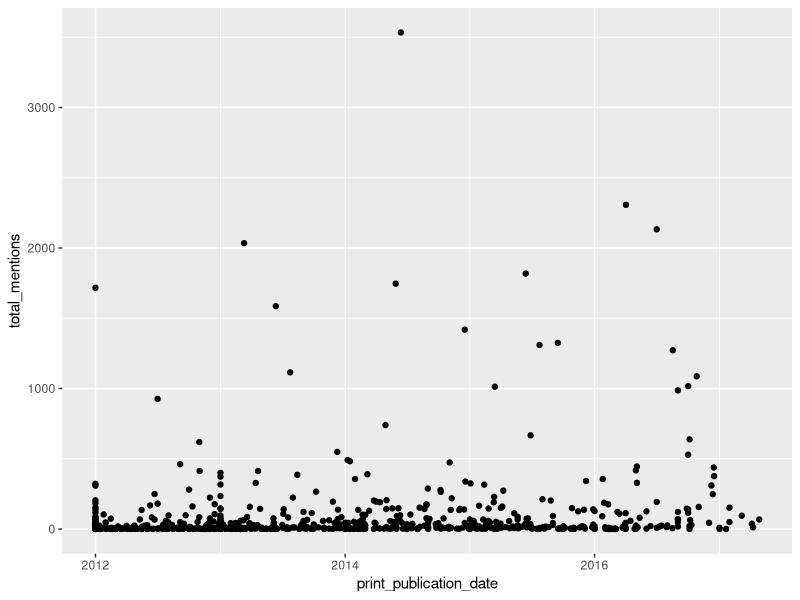
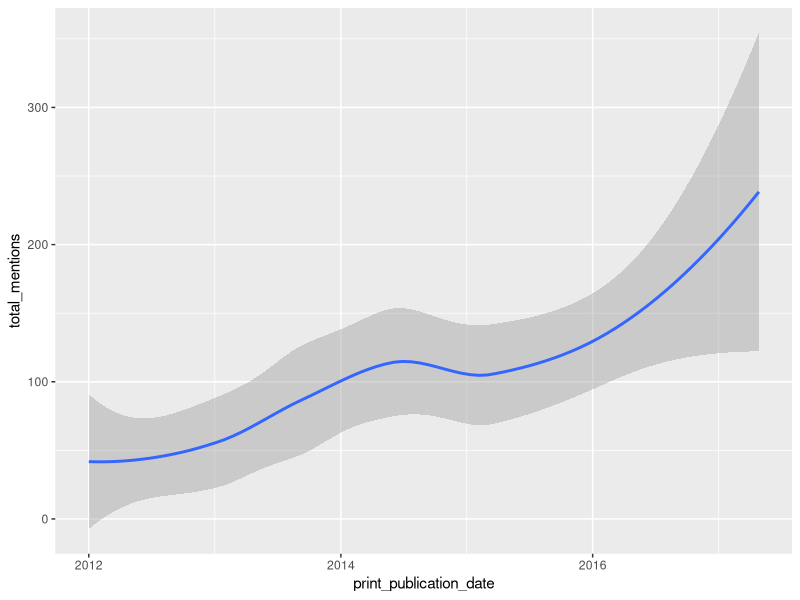
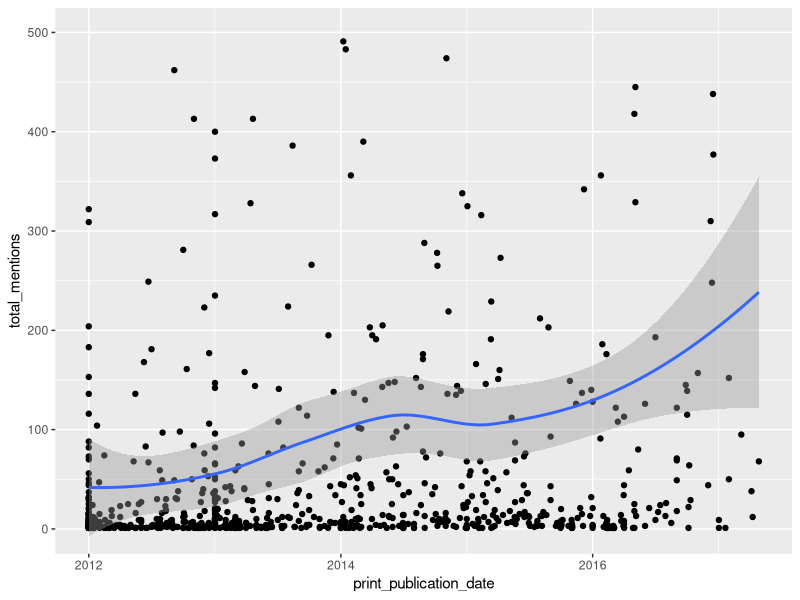

The R source for these figures, in order:
# install.packages("tidyverse")

library(tidyverse)

# load an articles master file

articles <- read_csv("../files_out/20171122_0807_master.csv")

# plots articles by publication date and total mentions

ggplot(articles, aes(x = print_publication_date, y = total_mentions)) +
  geom_point() 

# plots a trend line through the mentions by date

ggplot(articles, aes(x = print_publication_date, y = total_mentions)) +
  geom_smooth()

# plots the articles and the trend on the same chart
# outlying articles with > 500 mentions excluded

ggplot(articles, aes(x = print_publication_date, y = total_mentions)) +
  geom_point() +
  geom_smooth() +
  coord_cartesian(ylim = c(0, 500))
